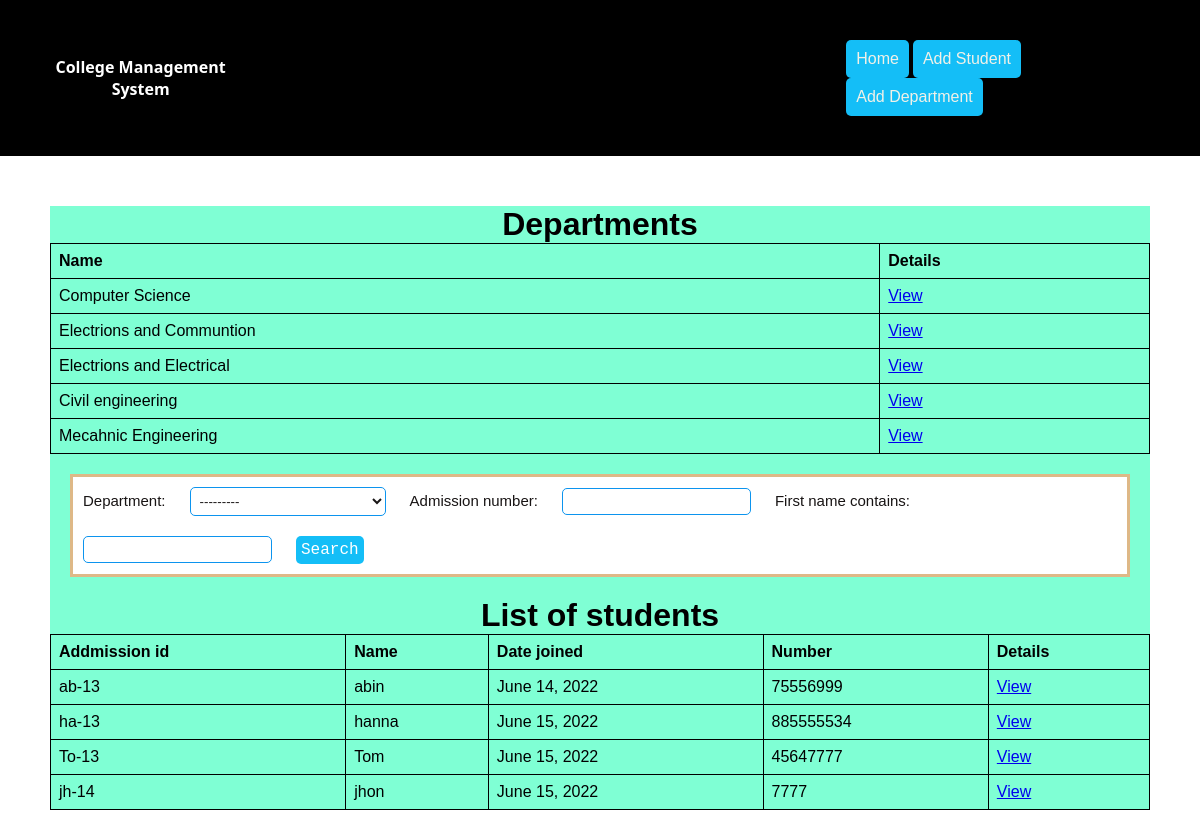
Before: / with the older database file.
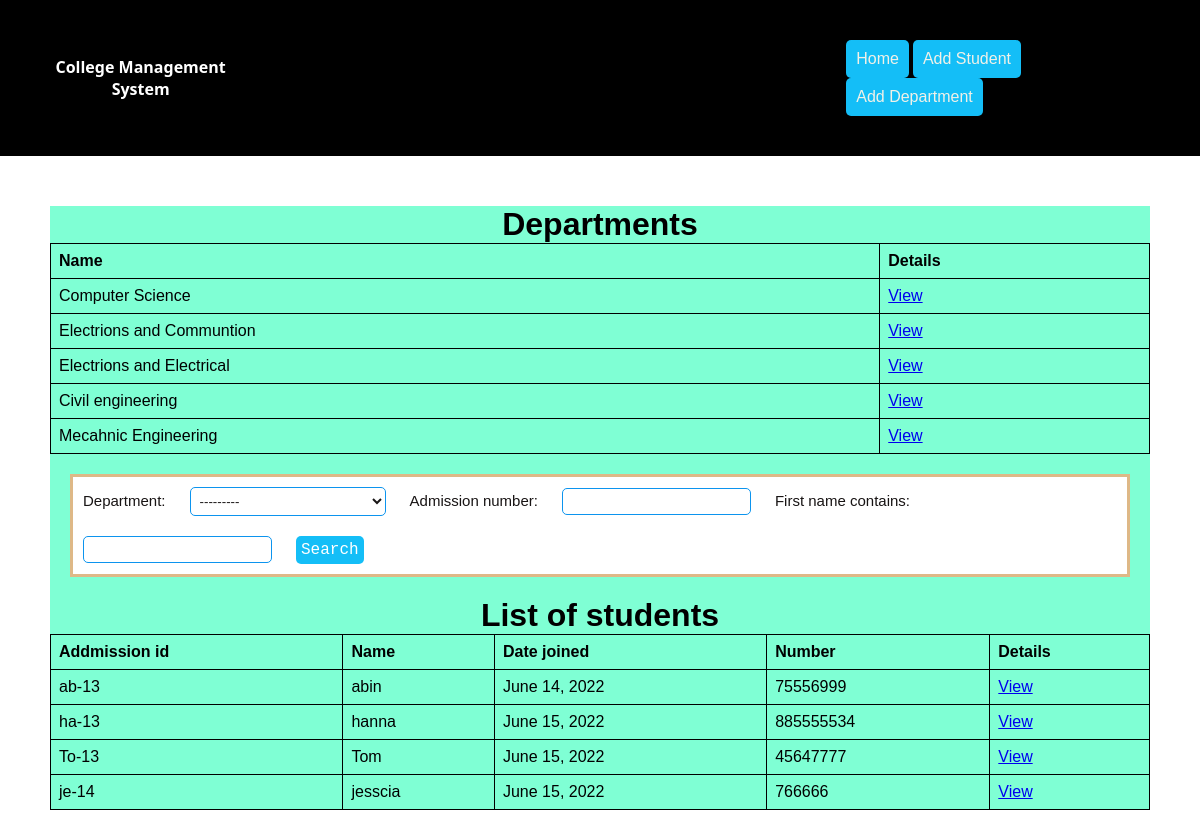
After: the same page with the newer database file.
### mainapp/models.py (models this page shows, shortened)
class Department(models.Model):
    name = models.CharField(max_length=120)
    hod = models.CharField(max_length=100)
    def __str__(self):
        return self.name

class Students(models.Model):
    GENDER_CHOICES = (("m", "Male"), ("f", "Female"))
    admission_number = models.CharField(max_length=120)
    first_name = models.CharField(max_length=120)
    middle_name = models.CharField(max_length=120, blank=True)
    last_name = models.CharField(max_length=120)
    parent_name = models.CharField(max_length=120)
    address = models.TextField()
    number = models.IntegerField()
    department = models.ForeignKey(Department, on_delete=models.CASCADE)
    DOB = models.DateField()
    Joined_date = models.DateField(auto_now_add=True)
    gender = models.CharField(max_length=10, choices=GENDER_CHOICES)

### mainapp/views.py (the view)
# urls.py: 2. Add a URL to urlpatterns:  path('', views.home, name='home')
def home(request):
    dep = Department.objects.all()
    std = Students.objects.all()
    myfilter = StudentFilter(request.GET, queryset=std)
    std = myfilter.qs
    context = {'department': dep, 'students': std, 'filter': myfilter}
    return render(request, 'home.html', context)

### templates/home.html
{% extends 'base.html' %}
{% block content %}
<h1 > Departments</h1>
<table>
  <tr>
    <th>Name</th>
    <th>Details</th>
  </tr>
  {% for dep in department %}
  <tr>
    <td>{{dep.name}}</a></td>
    <td><a href="{% url 'deptapp:departView' dep.id %}" >View</a></td>
  </tr>
  {% endfor %}
</table>
<div class="filter">
    <form action="" method="get">
      {{filter.form}}
      <input type="submit" value="Search" >
    </form>
</div>
<h1 > List of students </h1>
<table>
  <tr>
    <th>Addmission id</th>
    <th>Name</th>
    <th>Date joined</th>
    <th>Number</th>
    <th>Details</th>
  </tr>
  {% for std in students %}
  <tr>
    <td>{{std.admission_number}}</td>
    <td>{{std.first_name}}</td>
    <td>{{std.Joined_date}}</td>
    <td>{{std.number}}</td>
    <td><a href="{% url 'studapp:stdview' std.id %}" >View</a></td>
  </tr>
  {% endfor %}
</table>
{% endblock %}

### templates/base.html (shortened to what this page needs)
{% load static %}
<!DOCTYPE html>
<html lang="en">
  <head>
    <link rel="stylesheet" href="{% static 'style.css' %}" />
  </head>
  <body>
    <div class="header">
      <h1>College Management System</h1>
      <div class="Nav">
        <button><a href="{% url 'studapp:home' %}">Home</a></button>
        <button><a href="{% url 'studapp:addstd' %}">Add Student</a></button>
        <button><a href="{% url 'deptapp:adddept' %}">Add Department</a></button>
      </div>
    </div>
    <div class="body">
        {% block content %}
        {% endblock %}
      </div>
  </body>
</html>

### mainapp/static/style.css (style rules this page uses)
* { margin: 0; padding: 0; }
.header { background-color: black; color: #fff; padding: 25px; display: flex; align-items: center; max-width: 100%; min-height: 60px; }
.header h1 { font-size: medium; font-family: 'Segoe UI', Tahoma, Geneva, Verdana, sans-serif; float: left; }
.Nav { margin-left: 50%; padding: 15px; }
.header a { text-decoration: none; color: rgb(241, 241, 232); font-family: Arial, Helvetica, sans-serif; font-size: medium; }
.header button { background-color: rgb(20, 190, 247); padding: 10px; border: none; border-radius: 5px; cursor: pointer; }
.body { margin: 50px; background-color: aquamarine; }
.filter { background-color: #fff; margin: 20px; border: 3px solid burlywood; }
table { font-family: Arial, Helvetica, sans-serif; border-collapse: collapse; width: 100%; }
table ,td,th { border: 1px solid ; text-align: left; padding: 8px; }
h1 { text-align:center ; font-family: 'Gill Sans', 'Gill Sans MT', Calibri, 'Trebuchet MS', sans-serif; }
form label { color: rgb(24, 20, 20); font-size: 15px; font-family: Verdana, Geneva, Tahoma, sans-serif; padding: 10px; }
form input,textarea { border: 1px solid rgb(12, 148, 238); border-radius: 5px; margin: 10px; padding: 5px; }
form select { border: 1px solid rgb(12, 148, 238); border-radius: 5px; margin: 10px; padding: 5px; color: rgb(26, 23, 23); background-color: #fff; }
form option { color: #000; background-color:#fff ; }
form input[type=submit] { background-color: rgb(20, 190, 247); border: none; font-family: 'Courier New', Courier, monospace; font-size: 1em ; border-radius: 5px; cursor: pointer; color: #fff; }

Changed rows visible on the page:
removed Students: admission_number "jh-14", first_name "jhon", Joined_date "June 15, 2022", number "7777"
added Students: admission_number "je-14", first_name "jesscia", Joined_date "June 15, 2022", number "766666"
